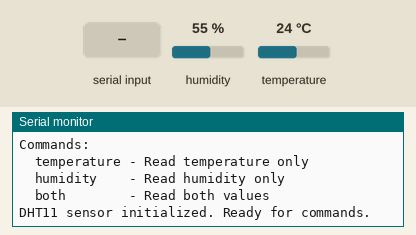
This sketch was run on a simulated ESP32. On the bench: the last lines printed to the serial monitor. Inputs (shaded band) come from the test bench; at power-on: humidity 55 %, temperature 24 °C.

Above: at 2.2 s.
2.3 s: "temperature\n" received over Serial
At 3.5 s:
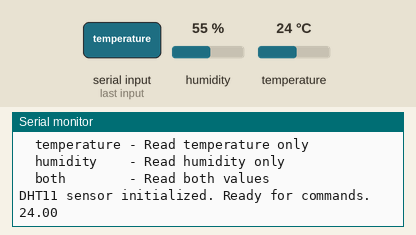
3.8 s: "both\n" received over Serial
At 4.7 s:
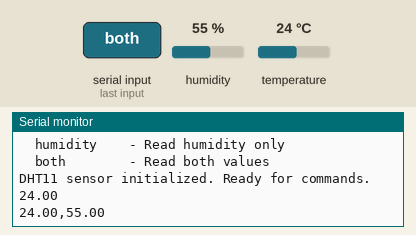
5.3 s: "1\n" received over Serial
At 6.8 s:
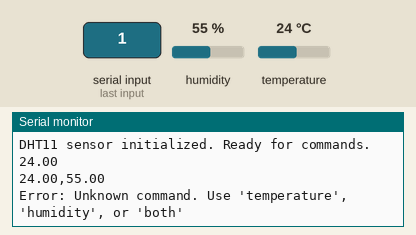

Measured:
- after the input at 2.3 s, the serial monitor: prints a new line at once (image 1)
- after the input at 3.8 s, the serial monitor: prints a new line at once (image 2)
- after the input at 5.3 s, the serial monitor: prints a new line after 0.07 s (image 3)

The sketch:

main.ino
```cpp
/*
* ESP32 DHT11 Temperature & Humidity Monitor
 * Serial Command Interface
 * 
 * LIBRARY REQUIREMENTS:
 * Install "DHT sensor library" by Adafruit via Arduino Library Manager
 * Also install "Adafruit Unified Sensor" dependency
 * 
 * WIRING INSTRUCTIONS:
 * DHT11 Sensor -> ESP32
 * ----------------
 * VCC (Pin 1)  -> 3.3V
 * DATA (Pin 2) -> GPIO 4 (can be changed below)
 * NC (Pin 3)   -> Not connected
 * GND (Pin 4)  -> GND
 * 
 * Note: A 10K pull-up resistor between DATA and VCC is recommended
 * (many DHT11 modules have this built-in)
 * 
 * SERIAL COMMANDS:
 * - Type "temperature" to get only Celsius temperature
 * - Type "humidity" to get only humidity percentage
 * - Type "both" to get both readings
 */

#include <DHT.h>

// DHT11 Configuration
#define DHTPIN 4          // GPIO pin connected to DHT11 data pin
#define DHTTYPE DHT11     // DHT sensor type

DHT dht(DHTPIN, DHTTYPE);

void setup() {
  // Initialize serial communication
  Serial.begin(115200);
  
  // Wait for serial port to connect
  delay(1000);
  
  Serial.println("ESP32 DHT11 Serial Control");
  Serial.println("===========================");
  Serial.println("Commands:");
  Serial.println("  temperature - Read temperature only");
  Serial.println("  humidity    - Read humidity only");
  Serial.println("  both        - Read both values");
  Serial.println();
  
  // Initialize DHT sensor
  dht.begin();
  
  Serial.println("DHT11 sensor initialized. Ready for commands.");
  Serial.println();
}

void loop() {
  // Check if data is available on serial port
  if (Serial.available() > 0) {
    // Read the incoming command
    String command = Serial.readStringUntil('\n');
    command.trim();  // Remove whitespace and newline characters
    command.toLowerCase();  // Convert to lowercase for case-insensitive matching
    
    // Read sensor data
    float h = dht.readHumidity();
    float t = dht.readTemperature();  // Celsius by default
    
    // Check if readings failed
    if (isnan(h) || isnan(t)) {
      Serial.println("Error: Failed to read from DHT sensor!");
      return;
    }
    
    // Process command
    if (command == "temperature") {
      Serial.println(t);
    } 
    else if (command == "humidity") {
      Serial.println(h);
    } 
    else if (command == "both") {
      Serial.print(t);
      Serial.print(",");
      Serial.println(h);
    } 
    else {
      Serial.println("Error: Unknown command. Use 'temperature', 'humidity', or 'both'");
    }
  }
  
  // Small delay to prevent overwhelming the sensor
  delay(100);
}
```
